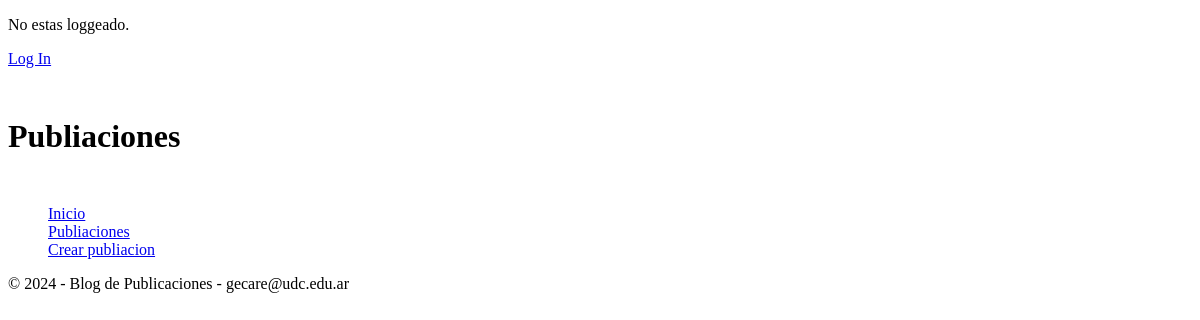
The app's page /publicaciones/, older data.
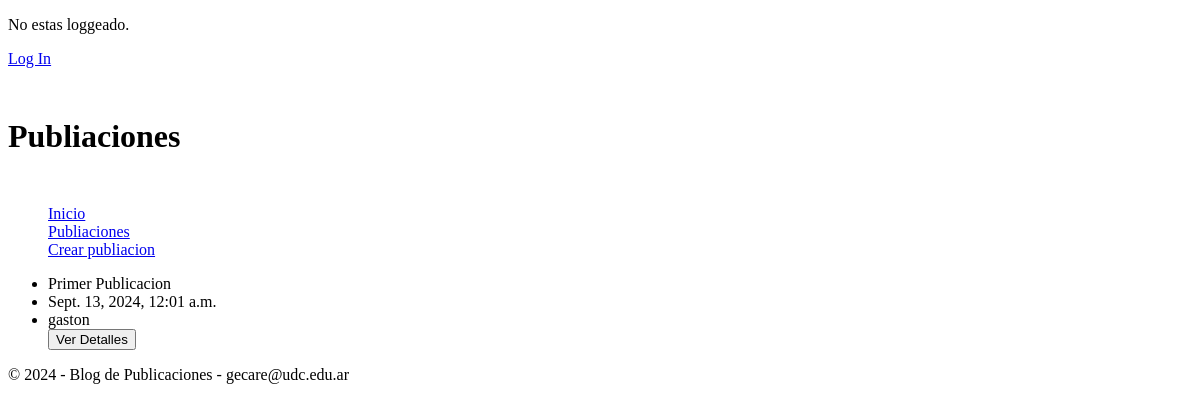
The same page, newer data.
### post/models.py (models this page shows, shortened)
class Publicacion(models.Model):
    titulo = models.CharField(max_length=30)
    contenido = models.TextField()
    fecha_de_publicacion = models.DateTimeField(auto_now_add=True)
    autor = models.ForeignKey(User, on_delete=models.CASCADE, related_name='publicaciones')

### post/views.py (the view)
# urls.py: path('publicaciones/',Publicaciones.as_view(), name='publicaciones'),
class Publicaciones(ListView):
    model = Publicacion
    template_name = 'publicaciones.html'
    def get_queryset(self):
        return Publicacion.objects.all()

### post/templates/publicaciones.html (shortened to what this page needs)
{% extends "base.html" %}
{% block header %}
    <h1 style="margin-top: 50px; margin-bottom: 50px;">Publiaciones</h1>
{% endblock %}
{% block content %}
    <ul>
        {% for publicacion in object_list %}
            <li> {{ publicacion.titulo }}</li>
            <li> {{ publicacion.fecha_de_publicacion }}</li>
            <li> {{ publicacion.autor}} </li>
            <form method="get" action="{% url 'detalle_publicacion' publicacion.pk %}">
                <button type="submit">Ver Detalles</button>
            </form>
        {% endfor %}
    </ul>
{% endblock %}

### post/templates/base.html (shortened to what this page needs)
<!DOCTYPE html>
<html lang="en">
    <head>
    </head>
    <body>
    <header>
        {% if user.is_authenticated %}
            <p>Hola {{user.username}}</p>
            <a href="{% url 'logout' %}">Log out</a>
        {% else %}
            <p> No estas loggeado.</p>
            <a href="{% url 'login' %}">Log In</a>
        {% endif %}
        <h1>{% block header %}Welcome to My Website{% endblock %}</h1>
    </header>
    <div class="navbar">
        {% include 'navbar.html' %}
    </div>
    <div class="content">
        {% block content %} {% endblock %}
    </div>
    <footer>
        <p>&copy; 2024 - Blog de Publicaciones - gecare@udc.edu.ar</p>
    </footer>
    </body>
</html>

### post/templates/navbar.html
<nav>
    <ul style="list-style-type: none;">
        <li><a href="{% url 'home' %}">Inicio</a></li>
        <li><a href="{% url 'publicaciones' %}"> Publiaciones</a></li>
        <li><a href="{% url 'publicaciones_crear' %}">Crear publiacion</a> </li>
    </ul>
</nav>

Row changes from the older to the newer data that the page shows:
added Publicacion: titulo "Primer Publicacion", fecha_de_publicacion "Sept. 13, 2024, 12:01 a.m.", autor "gaston"
